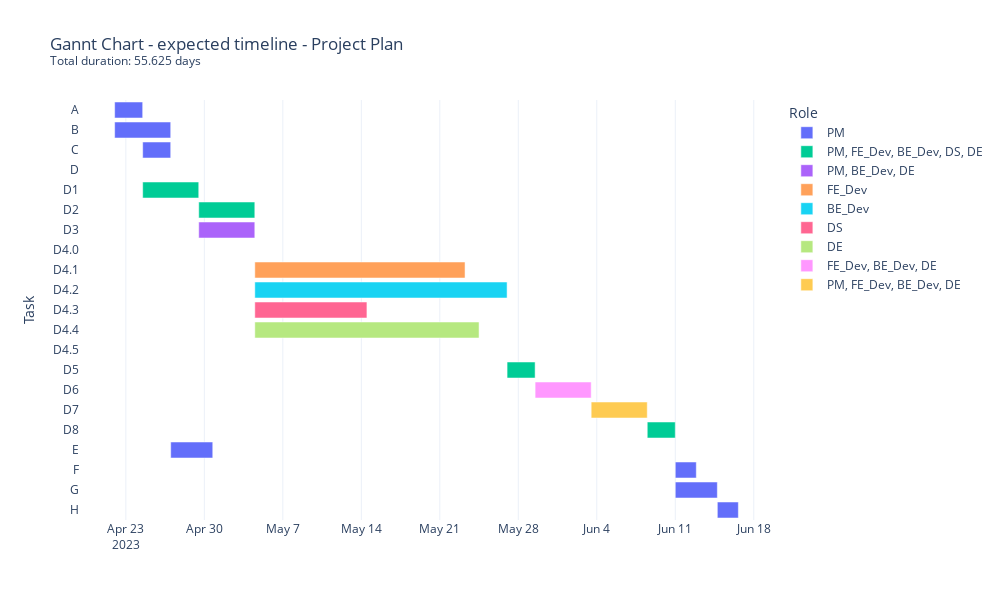

The cell this chart's notebook holds for it:
### Code cell
# join the df_results and tags dataframes
# remove duplicate columns
df_results = df_results.merge(tags, left_on='Activity', right_on='taskID', how='left')

# create a Gannt chart using plotly
import plotly.express as px

# create a figure , showing arrows between the activities
fig = px.timeline(df_results, x_start='Start_Date'
                  , x_end='End_Date'
                  , y='Activity'
                  , title='Gannt Chart - expected timeline - Project Plan \
                    <br><sup>Total duration: '\
                    +f'{total_duration} days'+'</sup>'
                  , color='Role'
                  , labels={'Activity': 'Task'}
                  , width=1000
                  , height=600
                  , template='plotly_white'
                  , category_orders={'Activity': activities_list}
                  , hover_name='Activity'
                  , hover_data={'task': True, 'Start': True, 'End': True, 'Duration': True, }
                  )

# show the figure
fig.show()

# export the figure to '003. Output Files/fig_01_gannt_chart'
output_file_path = '003. Output Files/fig_01_gannt_chart'

# export the figure to html and image
fig.write_html(output_file_path + '.html')
#fig.write_image(output_file_path + '.png')

### Figure 1 — Plotly figure (JSON) as saved in the notebook; plotly's stock layout.template omitted (floating-point values rounded to 4 significant figures)
{"data": [{"alignmentgroup": "True", "base": ["2023-04-22T00:00:00", "2023-04-22T00:00:00", "2023-04-24T12:00:00", "2023-04-27T00:00:00", "2023-06-11T00:00:00", "2023-06-11T00:00:00", "2023-06-14T18:00:00"], "customdata": [["Describe product", 0, 2.5, 2.5], ["Develop marketing strategy", 0, 5, 5], ["Design brochure", 2.5, 5, 2.5], ["Survey potential market", 5, 8.75, 3.75], ["Develop pricing plan", 50, 51.88, 1.875], ["Develop implementation  plan", 50, 53.75, 3.75], ["Write client proposal", 53.75, 55.62, 1.875]], "hovertemplate": "<b>%{hovertext}</b><br><br>Role=PM<br>Start_Date=%{base}<br>End_Date=%{x}<br>Task=%{y}<br>task=%{customdata[0]}<br>Start=%{customdata[1]}<br>End=%{customdata[2]}<br>Duration=%{customdata[3]}<extra></extra>", "hovertext": ["A", "B", "C", "E", "F", "G", "H"], "legendgroup": "PM", "marker": {"color": "#636efa", "pattern": {"shape": ""}}, "name": "PM", "offsetgroup": "PM", "orientation": "h", "showlegend": true, "textposition": "auto", "type": "bar", "x": [216000000, 432000000, 216000000, 324000000, 162000000, 324000000, 162000000], "xaxis": "x", "y": ["A", "B", "C", "E", "F", "G", "H"], "yaxis": "y"}, {"alignmentgroup": "True", "base": ["2023-04-24T12:00:00", "2023-04-29T12:00:00", "2023-05-27T00:00:00", "2023-06-08T12:00:00"], "customdata": [["Requirements analysis", 2.5, 7.5, 5], ["Software design", 7.5, 12.5, 5], ["Write documentation", 35, 37.5, 2.5], ["Package deliverables", 47.5, 50, 2.5]], "hovertemplate": "<b>%{hovertext}</b><br><br>Role=PM, FE_Dev, BE_Dev, DS, DE<br>Start_Date=%{base}<br>End_Date=%{x}<br>Task=%{y}<br>task=%{customdata[0]}<br>Start=%{customdata[1]}<br>End=%{customdata[2]}<br>Duration=%{customdata[3]}<extra></extra>", "hovertext": ["D1", "D2", "D5", "D8"], "legendgroup": "PM, FE_Dev, BE_Dev, DS, DE", "marker": {"color": "#00cc96", "pattern": {"shape": ""}}, "name": "PM, FE_Dev, BE_Dev, DS, DE", "offsetgroup": "PM, FE_Dev, BE_Dev, DS, DE", "orientation": "h", "showlegend": true, "textposition": "auto", "type": "bar", "x": [432000000, 432000000, 216000000, 216000000], "xaxis": "x", "y": ["D1", "D2", "D5", "D8"], "yaxis": "y"}, {"alignmentgroup": "True", "base": ["2023-04-29T12:00:00"], "customdata": [["System design", 7.5, 12.5, 5]], "hovertemplate": "<b>%{hovertext}</b><br><br>Role=PM, BE_Dev, DE<br>Start_Date=%{base}<br>End_Date=%{x}<br>Task=%{y}<br>task=%{customdata[0]}<br>Start=%{customdata[1]}<br>End=%{customdata[2]}<br>Duration=%{customdata[3]}<extra></extra>", "hovertext": ["D3"], "legendgroup": "PM, BE_Dev, DE", "marker": {"color": "#ab63fa", "pattern": {"shape": ""}}, "name": "PM, BE_Dev, DE", "offsetgroup": "PM, BE_Dev, DE", "orientation": "h", "showlegend": true, "textposition": "auto", "type": "bar", "x": [432000000], "xaxis": "x", "y": ["D3"], "yaxis": "y"}, {"alignmentgroup": "True", "base": ["2023-05-04T12:00:00"], "customdata": [["Coding - Front-end dev", 12.5, 31.25, 18.75]], "hovertemplate": "<b>%{hovertext}</b><br><br>Role=FE_Dev<br>Start_Date=%{base}<br>End_Date=%{x}<br>Task=%{y}<br>task=%{customdata[0]}<br>Start=%{customdata[1]}<br>End=%{customdata[2]}<br>Duration=%{customdata[3]}<extra></extra>", "hovertext": ["D4.1"], "legendgroup": "FE_Dev", "marker": {"color": "#FFA15A", "pattern": {"shape": ""}}, "name": "FE_Dev", "offsetgroup": "FE_Dev", "orientation": "h", "showlegend": true, "textposition": "auto", "type": "bar", "x": [1620000000], "xaxis": "x", "y": ["D4.1"], "yaxis": "y"}, {"alignmentgroup": "True", "base": ["2023-05-04T12:00:00"], "customdata": [["Coding - Back-end dev", 12.5, 35, 22.5]], "hovertemplate": "<b>%{hovertext}</b><br><br>Role=BE_Dev<br>Start_Date=%{base}<br>End_Date=%{x}<br>Task=%{y}<br>task=%{customdata[0]}<br>Start=%{customdata[1]}<br>End=%{customdata[2]}<br>Duration=%{customdata[3]}<extra></extra>", "hovertext": ["D4.2"], "legendgroup": "BE_Dev", "marker": {"color": "#19d3f3", "pattern": {"shape": ""}}, "name": "BE_Dev", "offsetgroup": "BE_Dev", "orientation": "h", "showlegend": true, "textposition": "auto", "type": "bar", "x": [1944000000], "xaxis": "x", "y": ["D4.2"], "yaxis": "y"}, {"alignmentgroup": "True", "base": ["2023-05-04T12:00:00"], "customdata": [["Coding - Data Scientist", 12.5, 22.5, 10]], "hovertemplate": "<b>%{hovertext}</b><br><br>Role=DS<br>Start_Date=%{base}<br>End_Date=%{x}<br>Task=%{y}<br>task=%{customdata[0]}<br>Start=%{customdata[1]}<br>End=%{customdata[2]}<br>Duration=%{customdata[3]}<extra></extra>", "hovertext": ["D4.3"], "legendgroup": "DS", "marker": {"color": "#FF6692", "pattern": {"shape": ""}}, "name": "DS", "offsetgroup": "DS", "orientation": "h", "showlegend": true, "textposition": "auto", "type": "bar", "x": [864000000], "xaxis": "x", "y": ["D4.3"], "yaxis": "y"}, {"alignmentgroup": "True", "base": ["2023-05-04T12:00:00"], "customdata": [["Coding - Data Engineer", 12.5, 32.5, 20]], "hovertemplate": "<b>%{hovertext}</b><br><br>Role=DE<br>Start_Date=%{base}<br>End_Date=%{x}<br>Task=%{y}<br>task=%{customdata[0]}<br>Start=%{customdata[1]}<br>End=%{customdata[2]}<br>Duration=%{customdata[3]}<extra></extra>", "hovertext": ["D4.4"], "legendgroup": "DE", "marker": {"color": "#B6E880", "pattern": {"shape": ""}}, "name": "DE", "offsetgroup": "DE", "orientation": "h", "showlegend": true, "textposition": "auto", "type": "bar", "x": [1728000000], "xaxis": "x", "y": ["D4.4"], "yaxis": "y"}, {"alignmentgroup": "True", "base": ["2023-05-29T12:00:00"], "customdata": [["Unit testing", 37.5, 42.5, 5]], "hovertemplate": "<b>%{hovertext}</b><br><br>Role=FE_Dev, BE_Dev, DE<br>Start_Date=%{base}<br>End_Date=%{x}<br>Task=%{y}<br>task=%{customdata[0]}<br>Start=%{customdata[1]}<br>End=%{customdata[2]}<br>Duration=%{customdata[3]}<extra></extra>", "hovertext": ["D6"], "legendgroup": "FE_Dev, BE_Dev, DE", "marker": {"color": "#FF97FF", "pattern": {"shape": ""}}, "name": "FE_Dev, BE_Dev, DE", "offsetgroup": "FE_Dev, BE_Dev, DE", "orientation": "h", "showlegend": true, "textposition": "auto", "type": "bar", "x": [432000000], "xaxis": "x", "y": ["D6"], "yaxis": "y"}, {"alignmentgroup": "True", "base": ["2023-06-03T12:00:00"], "customdata": [["System testing", 42.5, 47.5, 5]], "hovertemplate": "<b>%{hovertext}</b><br><br>Role=PM, FE_Dev, BE_Dev, DE<br>Start_Date=%{base}<br>End_Date=%{x}<br>Task=%{y}<br>task=%{customdata[0]}<br>Start=%{customdata[1]}<br>End=%{customdata[2]}<br>Duration=%{customdata[3]}<extra></extra>", "hovertext": ["D7"], "legendgroup": "PM, FE_Dev, BE_Dev, DE", "marker": {"color": "#FECB52", "pattern": {"shape": ""}}, "name": "PM, FE_Dev, BE_Dev, DE", "offsetgroup": "PM, FE_Dev, BE_Dev, DE", "orientation": "h", "showlegend": true, "textposition": "auto", "type": "bar", "x": [432000000], "xaxis": "x", "y": ["D7"], "yaxis": "y"}], "layout": {"barmode": "overlay", "height": 600, "legend": {"title": {"text": "Role"}, "tracegroupgap": 0}, "title": {"text": "Gannt Chart - expected timeline - Project Plan                     <br><sup>Total duration: 55.625 days</sup>"}, "width": 1000, "xaxis": {"anchor": "y", "domain": [0, 1], "type": "date"}, "yaxis": {"anchor": "x", "categoryarray": ["H", "G", "F", "E", "D8", "D7", "D6", "D5", "D4.5", "D4.4", "D4.3", "D4.2", "D4.1", "D4.0", "D3", "D2", "D1", "D", "C", "B", "A"], "categoryorder": "array", "domain": [0, 1], "title": {"text": "Task"}}}}
